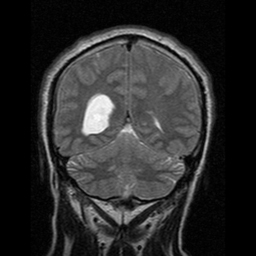
%> input picture brain1.jpg, 256 x 256 px
$ octave test2.m   (GNU Octave 9; MATLAB toolbox functions it lacks are replaced by stand-ins)
%> lines starting %> are read from the running program, lines starting %| are printed output that depends on the picture; in (x1, y1, x2, y2) boxes, pixels count from 0 and x2, y2 are one past the last pixel; in counts of white or black regions, pixels touching at a corner belong together; the program's own positions count from 1
brain = imread('brain1.jpg');
%> brain is the input picture: size 256x256 uint8; min 0, max 252, mean 43.5

brainGrey = (brain);

brainFilter1 = medfilt2(brainGrey);
brainFilter2 = medfilt2(brainFilter1);
brainFilter3 = medfilt2(brainFilter2);
brainFilter4 = medfilt2(brainFilter3);
brainFilter5 = medfilt2(brainFilter4);

figure , imshow(brainFilter5),title('Filtered Image');


brainEdges = edge(brainFilter5 , 'sobel');
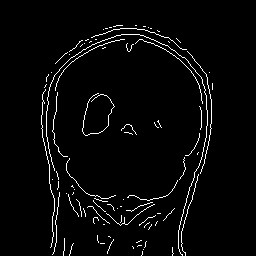
%> brainEdges: size 256x256 logical; 3.2% white in thin lines or dots, all inside (x1, y1, x2, y2) = (41, 25, 213, 256)

brainBW = im2bw(brainFilter5 , 0.7);
%> brainBW: size 256x256 logical; 1.3% white; 2 white regions, box (x1, y1, x2, y2) and area: (83, 95, 113, 135) 840, (124, 128, 132, 133) 29
brainBW = bwmorph(brainBW,'open');
%> brainBW: size 256x256 logical; 1.3% white; 2 white regions, box (x1, y1, x2, y2) and area: (83, 95, 113, 134) 838, (124, 128, 132, 132) 27
figure , imshow(brainBW),title('Binary image');
figure , imshow(brainEdges),title('Brain Edges');

se = strel('disk',5);
afterOpening = imopen(brainFilter5,se);
figure, imshow(afterOpening,[]),title('image open erosion followed by dialation');
brainEdges = edge(afterOpening , 'sobel');
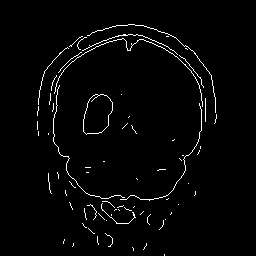
%> brainEdges: size 256x256 logical; 2.2% white in thin lines or dots, all inside (x1, y1, x2, y2) = (37, 24, 217, 256)

brainBW = im2bw(afterOpening , 0.7);
%> brainBW: size 256x256 logical; 1.3% white; 1 white region, box (x1, y1, x2, y2) and area: (83, 95, 112, 134) 834
brainBW = bwmorph(brainBW,'open');
figure , imshow(brainBW),title('Binary image');
figure , imshow(brainEdges),title('Brain Edges');

[centers, radii] = imfindcircles(afterOpening,[10 30],'ObjectPolarity','bright','Sensitivity',0.8);
%> centers = [101 107.9; 94.81 173.9]; radii = [12.98; 21.17]
figure
imshow(im)
%> (this line was passed over: im is not available in this run)
viscircles(centers,radii);
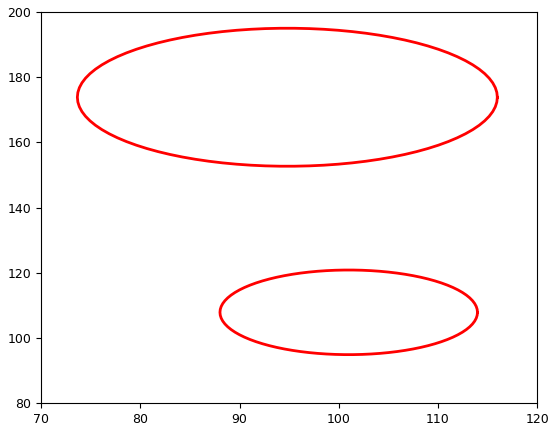
%> figure redrawn from the program's plot data


threshold = graythresh(afterOpening);
%> threshold = 0.184
brainBW = im2bw(afterOpening,threshold);
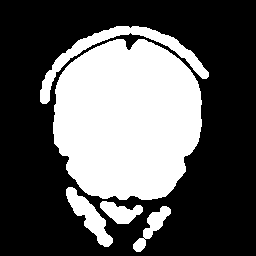
%> brainBW: size 256x256 logical; 35.9% white; 5 white regions, box (x1, y1, x2, y2) and area: (53, 39, 202, 200) 19269, (40, 26, 209, 104) 2091, (66, 187, 113, 247) 1014, (100, 201, 143, 224) 575, (133, 206, 171, 252) 572
hy = fspecial('sobel');
hx = hy';
Iy = imfilter(double(brainBW), hy, 'replicate');
Ix = imfilter(double(brainBW), hx, 'replicate');
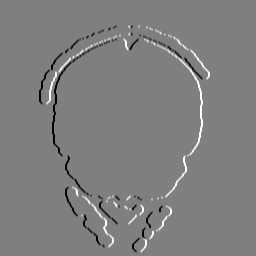
%> Ix: size 256x256 double; min -4, max 4, mean 0; mean of the top-left, top-right, bottom-left and bottom-right quarters -0.0427, 0.0427, -0.0417, 0.0417; drawn with min black and max white
gradmag = sqrt(Ix.^2 + Iy.^2);
figure
imshow(gradmag,[]), title('Gradient magnitude (gradmag)');
ws = watershed(gradmag);
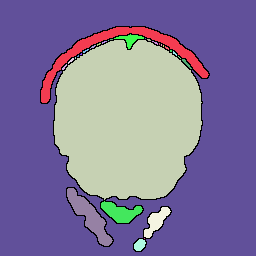
%> ws: size 256x256 uint8; 32 distinct labels, from 0 to 31; one colour per label, 0 black
figure
imshow(ws),title('Watershed Transformation','color','b')
added = imadd(brainEdges,im2bw(gradmag));
imshow(added)
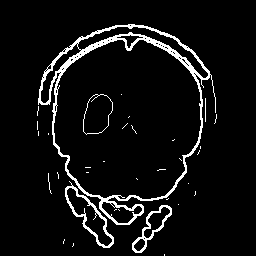
%> displayed picture: size 256x256, on the screen's scale of 0 to 255; 6.2% white in thin lines or dots, all inside (x1, y1, x2, y2) = (37, 24, 217, 256)

$ run again, with Brain19.jpg copied over brain1.jpg
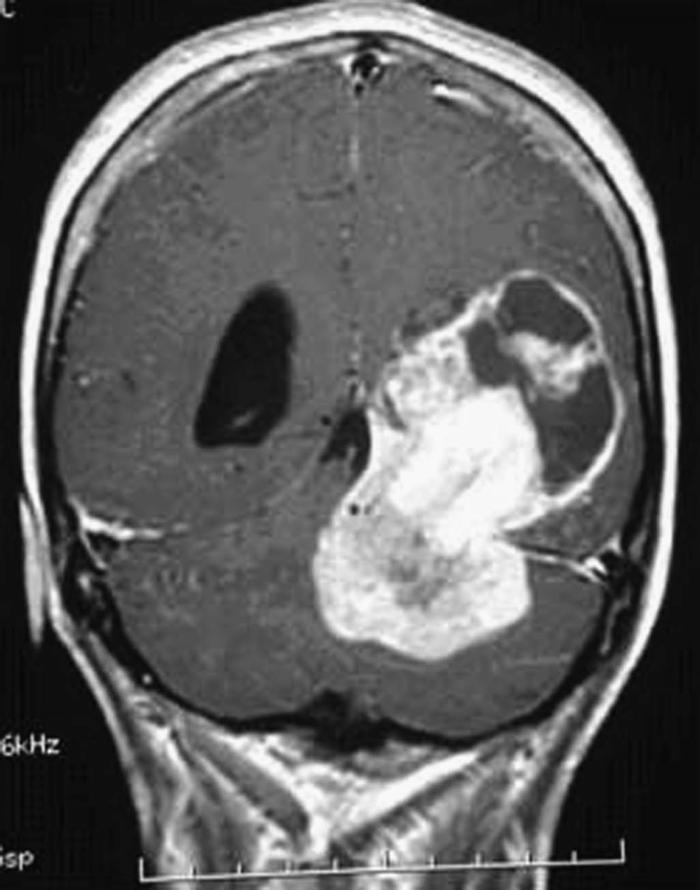
%> input picture Brain19.jpg, 700 x 890 px
%> brain is the input picture: size 890x700 uint8; min 1, max 255, mean 95
%> centers = 23 rows, first 12: [510.1 600.1; 506.9 401.3; 312 844.4; 122.6 524.9; 316.3 786.4; 346.5 617.6; 336.7 543.2; 363.5 767.9; 590 565.8; 93.94 522.7; 524.7 765.3; 529.5 352.5]; radii = 23 values, max 29.24 at index 18, min 10 at index 23, mean 17.25
%> `viscircles(centers,radii);`:
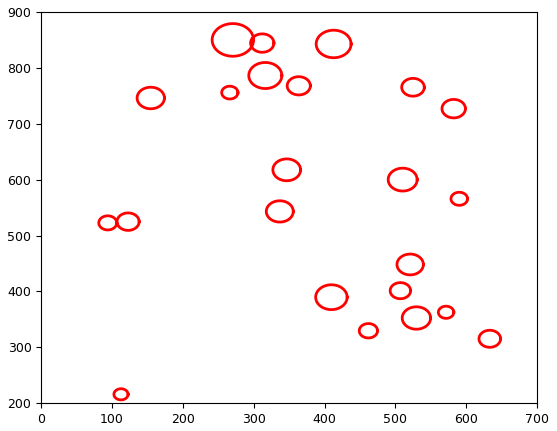
%> figure redrawn from the program's plot data; highest point at x = 271.5, y = 879.3
%> threshold = 0.494
%> ws: size 890x700 uint8; 48 distinct labels, from 0 to 47
%> `imshow(added)`:
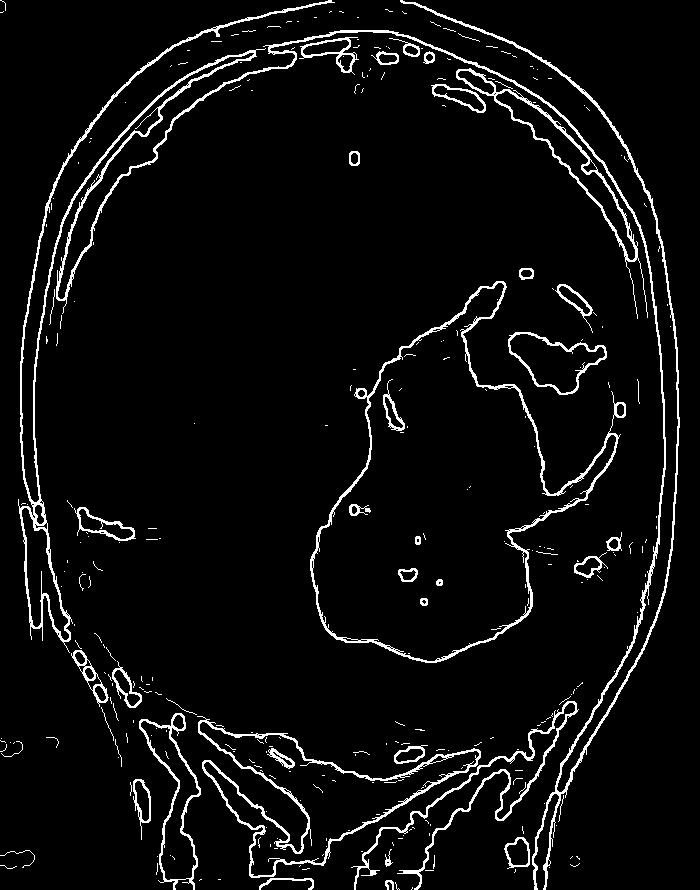
%> displayed picture: size 890x700, on the screen's scale of 0 to 255; 5.2% white in thin lines or dots

$ run again, with brain10.jpg copied over brain1.jpg
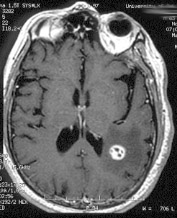
%> input picture brain10.jpg, 177 x 218 px
%> brain is the input picture: size 218x177 uint8; min 0, max 255, mean 103.1
%> centers = [50.82 27.31; 117.7 36.69]; radii = [13.7; 16.91]
%> `viscircles(centers,radii);`:
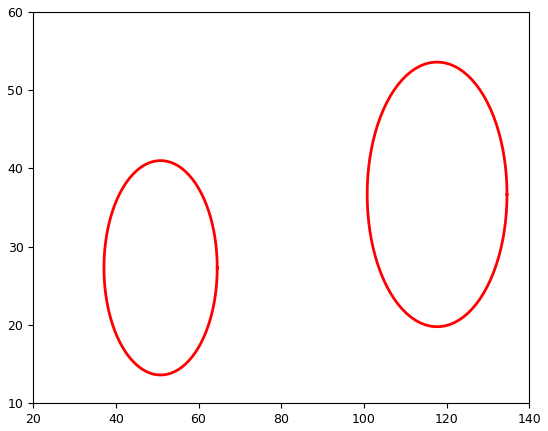
%> figure redrawn from the program's plot data
%> threshold = 0.31
%> ws: size 218x177 uint8; 40 distinct labels, from 0 to 39
%> `imshow(added)`:
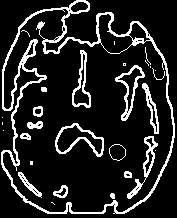
%> displayed picture: size 218x177, on the screen's scale of 0 to 255; 13.9% white in thin lines or dots
